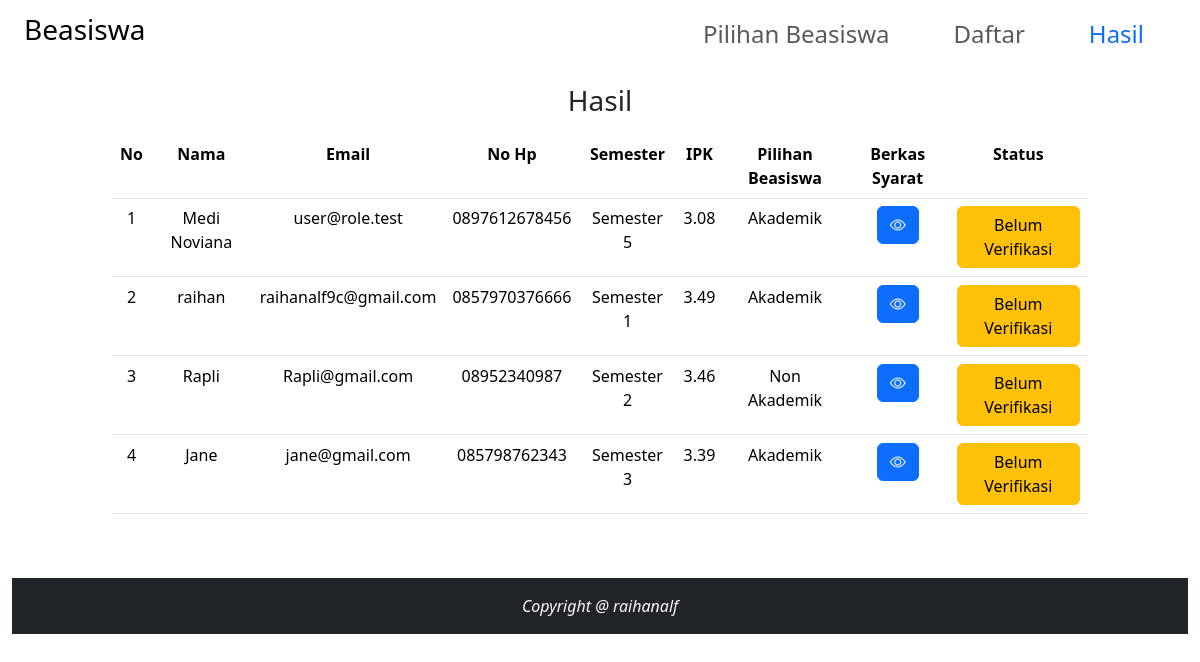
Screenshot of /hasil.php with the database file from the repository.
### tables this page shows
CREATE TABLE `data_beasiswa` (
  `nama` varchar(50) NOT NULL,
  `email` varchar(50) NOT NULL,
  `nomor` varchar(13) NOT NULL,
  `semester` enum('Semester 1','Semester 2','Semester 3','Semester 4','Semester 5','Semester 6','Semester 7','Semester 8') NOT NULL,
  `nilai` float NOT NULL,
  `pilihan_beasiswa` enum('Akademik','Non Akademik') NOT NULL,
  `berkas` varchar(255) NOT NULL,
  `id` int(13) NOT NULL
);

### hasil.php (the view, shortened to what this page needs)
<!doctype html>
<html lang="en">
  <head>
    <link href="https://cdn.jsdelivr.net/npm/bootstrap@5.3.1/dist/css/bootstrap.min.css" rel="stylesheet">
    <link rel="stylesheet" href="https://cdn.jsdelivr.net/npm/bootstrap-icons@1.10.5/font/bootstrap-icons.css">
  </head>
  <body>
    <div class="container-fluid">
        <nav class="navbar navbar-expand-lg ">
            <div class="container-fluid fs-4">
                <a class="navbar-brand"><h3>Beasiswa</h3></a>
                <div class="collapse navbar-collapse d-flex justify-content-end" id="navbarNav">
                    <ul class="navbar-nav ">
                        <li class="nav-item mx-4">
                            <a class="nav-link" href="index.php">Pilihan Beasiswa</a>
                        </li>
                        <li class="nav-item mx-4">
                            <a class="nav-link" href="daftar.php">Daftar</a>
                        </li>
                        <li class="nav-item mx-4">
                            <a class="nav-link active text-primary" aria-current="page" href="hasil.php">Hasil</a>
                        </li>
                    </ul>
                </div>
            </div>
        </nav>
        <h3 class="text-center my-3">Hasil</h3>
        <div class="row d-flex justify-content-center">
            <div class="col-sm-10 mb-3 mb-sm-0">
                <table class="table text-center">
                    <tr>
                        <th>No</th>
                        <th>Nama</th>
                        <th>Email</th>
                        <th>No Hp</th>
                        <th>Semester</th>
                        <th>IPK</th>
                        <th>Pilihan Beasiswa</th>
                        <th>Berkas Syarat</th>
                        <th>Status</th>
                    </tr>
                    <tr>
                        <?php
                            include 'koneksi.php';
                            $beasiswa = mysqli_query($koneksi, "SELECT * from data_beasiswa");
                            $no = 1;
                            while($data = mysqli_fetch_array($beasiswa)){
                        ?>
                        <tr>
                            <td><?= $no++; ?></td>
                            <td><?= $data['nama']; ?></td>
                            <td><?= $data['email']; ?></td>
                            <td><?= $data['nomor']; ?></td>
                            <td><?= $data['semester']; ?></td>
                            <td><?= $data['nilai']; ?></td>
                            <td><?= $data['pilihan_beasiswa']; ?></td>
                            <td>
                                <button type="button" class="btn btn-primary" data-bs-toggle="modal" data-bs-target="#exampleModal<?= $data['id']; ?>"">
                                    <i class="bi bi-eye"></i>
                                </button>
                            </td>
                            <td><button class='btn btn-warning'>Belum Verifikasi</button></td>
                        </tr>
                        <?php } ?>
                    </tr>
                </table>
            </div>
        </div>
        <div class="footer bg-dark text-center text-light mt-5 p-3">
            <i class="fa fa-copyright" aria-hidden="true">
                Copyright @ raihanalf
            </i>
        </div>
    </div>
  </body>
</html>

### rows the page displays
data_beasiswa: nama "Medi Noviana", email "user@role.test", nomor "0897612678456", semester "Semester 5", nilai "3.08", pilihan_beasiswa "Akademik"
data_beasiswa: nama "raihan", email "raihanalf9c@gmail.com", nomor "0857970376666", semester "Semester 1", nilai "3.49", pilihan_beasiswa "Akademik"
data_beasiswa: nama "Rapli", email "Rapli@gmail.com", nomor "08952340987", semester "Semester 2", nilai "3.46", pilihan_beasiswa "Non Akademik"
data_beasiswa: nama "Jane", email "jane@gmail.com", nomor "085798762343", semester "Semester 3", nilai "3.39", pilihan_beasiswa "Akademik"
